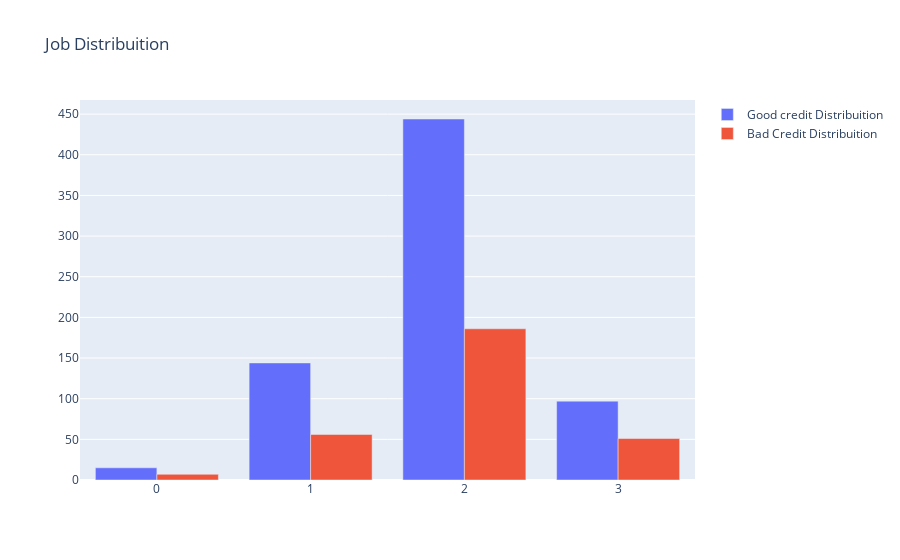

Notebook source saved alongside this figure:
### Markdown cell above
## will do some explorations through the Job

- Distribuition
- Crossed by Credit amount
- Crossed by Age

### Code cell
#First plot
trace0 = go.Bar(
    x = df_credit[df_credit["Risk"]== 'good']["Job"].value_counts().index.values,
    y = df_credit[df_credit["Risk"]== 'good']["Job"].value_counts().values,
    name='Good credit Distribuition'
)

#Second plot
trace1 = go.Bar(
    x = df_credit[df_credit["Risk"]== 'bad']["Job"].value_counts().index.values,
    y = df_credit[df_credit["Risk"]== 'bad']["Job"].value_counts().values,
    name="Bad Credit Distribuition"
)

data = [trace0, trace1]

layout = go.Layout(
    title='Job Distribuition'
)

fig = go.Figure(data=data, layout=layout)

py.iplot(fig, filename='grouped-bar')

### Figure 1 — Plotly figure (JSON) as saved in the notebook; plotly's stock layout.template omitted (floating-point values rounded to 4 significant figures)
{"data": [{"name": "Good credit Distribuition", "type": "bar", "x": [2, 1, 3, 0], "y": [444, 144, 97, 15]}, {"name": "Bad Credit Distribuition", "type": "bar", "x": [2, 1, 3, 0], "y": [186, 56, 51, 7]}], "layout": {"title": {"text": "Job Distribuition"}}}
